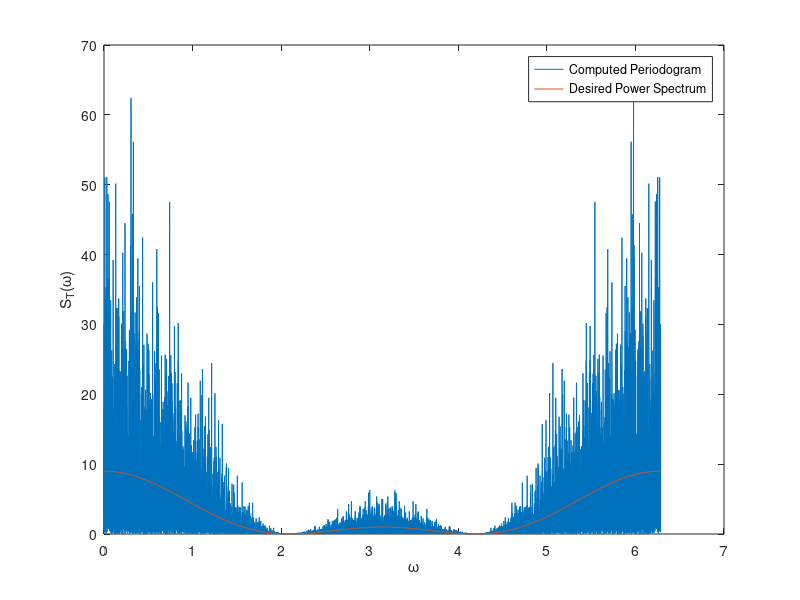
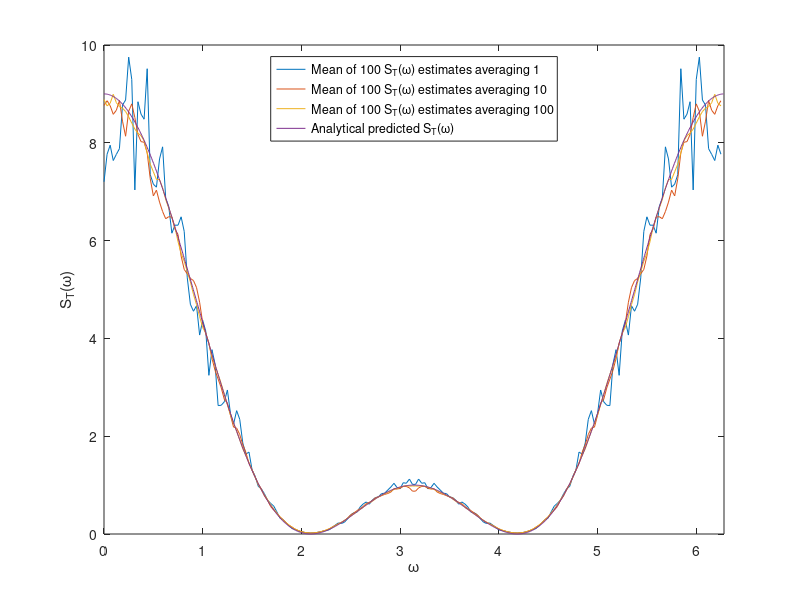
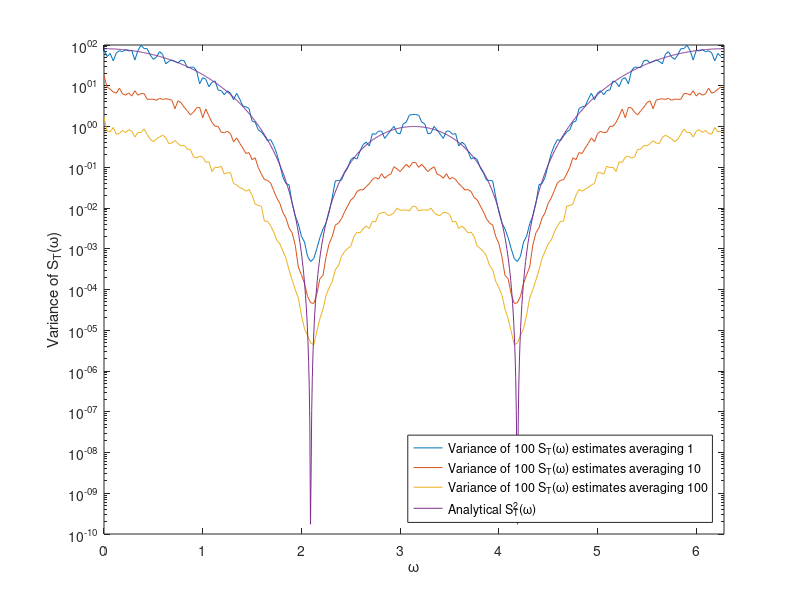
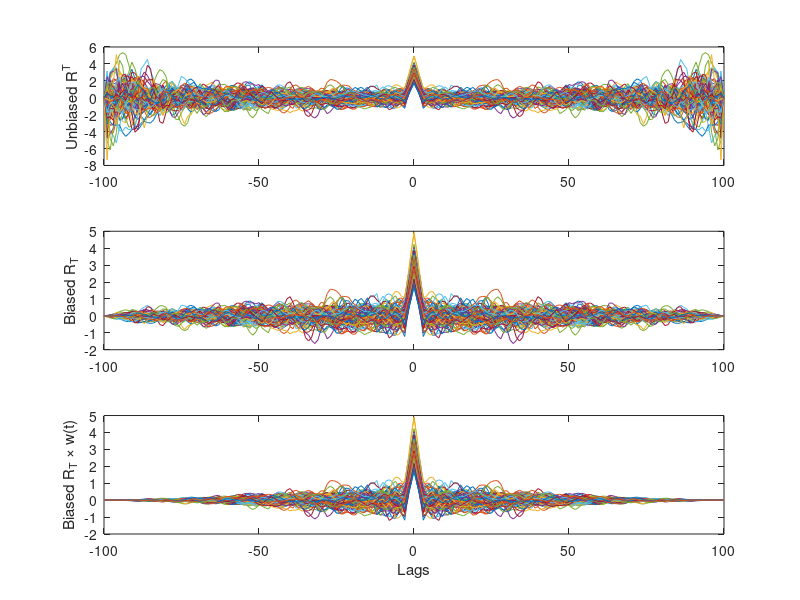

These charts were generated, in order, by the following MATLAB code:
% Activity Day 26
% Dr. Mazzeo

%clear all;
%close all;

x_gen = @(N) filter([1 1 1], [1], randn(N,1));
omega_scale = @(N) linspace(0, 2*pi*(N/(N+1)), N);

% First thing will look at periodogram averaging

x = x_gen(10000);
[R lags] = xcorr(x, length(x), 'unbiased');
R_T = R .* window(@bartlett, length(R));
Sxx = fft(R_T);

figure(1);
plot(omega_scale(length(Sxx)), abs(Sxx));
hold on; plot(omega_scale(1000), abs(fft([1 1 1], 1000)).^2); hold off;
legend('Computed Periodogram', 'Desired Power Spectrum');
xlabel('\omega');
ylabel('S_T(\omega)');

Sxx_ov = [];
for ov_counter = 1:100
    Sxx = [];
    for counter = 1:1
        x = x_gen(100);
        [R lags] = xcorr(x, length(x), 'unbiased');
        R_T = R .* window(@bartlett, length(R));
        Sxx(counter,:) = fft(R_T);
    end
    Sxx_ov(ov_counter,:) = Sxx;
    %Sxx_ov(ov_counter,:) = mean(Sxx)';
end
Sxx_mean_1 = mean(Sxx_ov);
Sxx_var_1 = var(Sxx_ov);


Sxx_ov = [];
for ov_counter = 1:100
    Sxx = [];
    for counter = 1:10
        x = x_gen(100);
        [R lags] = xcorr(x, length(x), 'unbiased');
        R_T = R .* window(@bartlett, length(R));
        Sxx(counter,:) = fft(R_T);
    end
    Sxx_ov(ov_counter,:) = mean(Sxx)';
end
Sxx_mean_10 = mean(Sxx_ov);
Sxx_var_10 = var(Sxx_ov);

Sxx_ov = [];
for ov_counter = 1:100
    Sxx = [];
    for counter = 1:100
        x = x_gen(100);
        [R lags] = xcorr(x, length(x), 'unbiased');
        R_T = R .* window(@bartlett, length(R));
        Sxx(counter,:) = fft(R_T);
    end
    Sxx_ov(ov_counter,:) = mean(Sxx)';
end
Sxx_mean_100 = mean(Sxx_ov);
Sxx_var_100 = var(Sxx_ov);


figure(2);
plot(omega_scale(length(Sxx_mean_1)), abs(Sxx_mean_1));
hold on;
plot(omega_scale(length(Sxx_mean_10)), abs(Sxx_mean_10));
plot(omega_scale(length(Sxx_mean_100)), abs(Sxx_mean_100));
plot(omega_scale(1000), abs(fft([1 1 1], 1000)).^2);
hold off;
legend('Mean of 100 S_T(\omega) estimates averaging 1',...
    'Mean of 100 S_T(\omega) estimates averaging 10',...
    'Mean of 100 S_T(\omega) estimates averaging 100',...
    'Analytical predicted S_T(\omega)',...
    'Location', 'North')
xlabel('\omega');
ylabel('S_T(\omega)');
xlim([0 2*pi]);

figure(3);
semilogy(omega_scale(length(Sxx_var_1)), abs(Sxx_var_1));
hold on;
semilogy(omega_scale(length(Sxx_var_10)), abs(Sxx_var_10));
semilogy(omega_scale(length(Sxx_var_100)), abs(Sxx_var_100));
semilogy(omega_scale(1000), (abs(fft([1 1 1], 1000)).^2).^2);
hold off;
legend('Variance of 100 S_T(\omega) estimates averaging 1',...
    'Variance of 100 S_T(\omega) estimates averaging 10',...
    'Variance of 100 S_T(\omega) estimates averaging 100',...
    'Analytical S^2_T(\omega)',...
    'Location', 'Southeast')
xlabel('\omega');
ylabel('Variance of S_T(\omega)');
xlim([0 2*pi]);

% Performance tradeoff with lag window
R_total = [];
Rxx_total = [];
Rxx_w_total = [];
Sxx = [];
Sxx_w = [];

for counter = 1:100
    x = x_gen(100);
    [R lags] = xcorr(x, length(x), 'unbiased');
    R_T = R .* window(@bartlett, length(lags));
    R_w = R_T .* window(@bartlett, length(lags));
    R_total(counter,:) = R;
    Rxx_total(counter,:) = R_T;
    Rxx_w_total(counter,:) = R_w;
    Sxx(counter,:) = fft(R);
    Sxx_T(counter,:) = fft(R_T);
    Sxx_w(counter,:) = fft(R_w);
end
figure(4);
subplot(3,1,1);
plot(lags, R_total');
ylabel('Unbiased R^T');
subplot(3,1,2);
plot(lags, Rxx_total');
ylabel('Biased R_T');
subplot(3,1,3);
plot(lags, Rxx_w_total');
ylabel('Biased R_T \times w(t)');
xlabel('Lags');

figure(5);
plot(omega_scale(length(Sxx(1,:))), abs(mean(Sxx)));
hold on; plot(omega_scale(length(Sxx_T(1,:))), abs(mean(Sxx_T))); hold off;
hold on; plot(omega_scale(length(Sxx_w(1,:))), abs(mean(Sxx_w))); hold off;
hold on; plot(omega_scale(1000), (abs(fft([1 1 1], 1000))).^2); hold off;
legend('Average of unbiased periodogram', 'Average of biased periodogram', 'Average of lag window-modified, biased periodogram', 'Analytical solution', 'Location', 'North');
xlabel('\omega');
ylabel('S_T(\omega) and S_w(\omega)');
xlim([0 2*pi]);

figure(6);
plot(omega_scale(length(Sxx(1,:))), var(Sxx));
hold on; plot(omega_scale(length(Sxx_T(1,:))), var(Sxx_T)); hold off;
hold on; plot(omega_scale(length(Sxx_w(1,:))), var(Sxx_w)); hold off;
%hold on; plot(omega_scale(1000), (abs(fft([1 1 1], 1000)).^2).^2); hold off;
%hold on; plot(omega_scale(1000), 1/2 .* (abs(fft([1 1 1], 1000)).^2).^2); hold off;
legend('Unbiased Periodogram', 'Periodogram S_T(\omega)', 'Lag window-modified periodogram S_w(\omega)');
xlabel('\omega');
ylabel('Variance');
xlim([0 2*pi]);

% Looking at spread of signal with smaller data windows (smoothing)

t = 1:100;
x = cos(2*pi/10 * t);

M = 1; [R_1 lags_R_1] = xcorr(x, round(length(x)*M), 'unbiased');
M = 1/4; [R_2 lags_R_2] = xcorr(x, round(length(x)*M), 'unbiased');
M = 1/16; [R_4 lags_R_4] = xcorr(x, round(length(x)*M), 'unbiased');
Sxx_1 = fft([R_1 zeros(1,1000)]);
Sxx_2 = fft([R_2 zeros(1,1000)]);
Sxx_4 = fft([R_4 zeros(1,1000)]);

figure(7);
         plot(lags_R_1, R_1);
hold on; plot(lags_R_2, R_2); hold off;
hold on; plot(lags_R_4, R_4); hold off;

figure(8);
         plot(omega_scale(length(Sxx_1)), abs(Sxx_1));
hold on; plot(omega_scale(length(Sxx_2)), abs(Sxx_2)); hold off;
hold on; plot(omega_scale(length(Sxx_4)), abs(Sxx_4)); hold off;
%hold on; plot(omega_scale(1000), abs(fft([1 1 1], 1000)).^2 ); hold off;
legend('M = 1', 'M = 1/4', 'M = 1/16'); 
xlim([0 2*pi]);


% Noise smoothing
t = 1:100;
x = x_gen(100)';

M = 1; [R_1 lags_R_1] = xcorr(x, round(length(x)/M), 'unbiased');
M = 4; [R_2 lags_R_2] = xcorr(x, round(length(x)/M), 'unbiased');
M = 16; [R_4 lags_R_4] = xcorr(x, round(length(x)/M), 'unbiased');
Sxx_1 = fft([R_1 zeros(1,1000)]);
Sxx_2 = fft([R_2 zeros(1,1000)]);
Sxx_4 = fft([R_4 zeros(1,1000)]);

figure(9);
         plot(lags_R_1, R_1);
hold on; plot(lags_R_2, R_2); hold off;
hold on; plot(lags_R_4, R_4); hold off;

figure(10);
         plot(omega_scale(length(Sxx_1)), abs(Sxx_1));
hold on; plot(omega_scale(length(Sxx_2)), abs(Sxx_2)); hold off;
hold on; plot(omega_scale(length(Sxx_4)), abs(Sxx_4)); hold off;
hold on; plot(omega_scale(1000), abs(fft([1 1 1], 1000)).^2 ); hold off;
legend('M = 1', 'M = 1/4', 'M = 1/16', 'Analytical solution'); 



return;